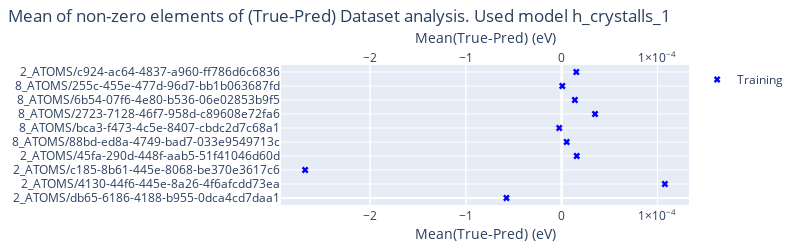

Here is the notebook cell this chart was saved with:
### Code cell
# The mean
labels_train = [path.parts[-2][14:] +"/"+ path.parts[-1] for path in train_paths][:10]
labels_val = [path.parts[-2][14:] +"/"+ path.parts[-1] for path in val_paths][:10]

# Mean of the absolute error
diff_train = [t - p for t, p in zip(train_true, train_pred)][:10]
diff_val = [t - p for t, p in zip(val_true, val_pred)][:10]
values_train = [np.mean(diff_train[i].data) for i in range(len(diff_train))]
values_val = [np.mean(diff_val[i].data) for i in range(len(diff_val))]

filepath= savedir / "alldataset_mean.html"
title = f"Mean of non-zero elements of (True-Pred) Dataset analysis. Used model {model_dir.parts[-1]}"
title_x="Mean(True-Pred) (eV)"
plot_alldataset_struct_vs_scalar(
    title, title_x,
    values_train, labels_train, len(values_train),
    values_val=None, labels_val=None, n_val_samples=None,
    filepath=None
)
None

### Figure 1 — Plotly figure (JSON) as saved in the notebook; plotly's stock layout.template omitted (floating-point values rounded to 4 significant figures)
{"data": [{"marker": {"color": "blue", "size": 6, "symbol": "x"}, "mode": "markers", "name": "Training", "showlegend": true, "type": "scatter", "x": [-5.758e-05, 0.0001078, -0.0002678, 1.578e-05, 5.274e-06, -2.488e-06, 3.488e-05, 1.379e-05, 6.998e-07, 1.533e-05], "y": [0, 1, 2, 3, 4, 5, 6, 7, 8, 9]}, {"marker": {"opacity": 0}, "mode": "markers", "showlegend": false, "type": "scatter", "visible": true, "x": [-0.0002678, 0.0001078], "xaxis": "x2", "y": [-1, -1]}], "layout": {"height": 250, "margin": {"b": 45, "l": 40, "r": 20, "t": 65}, "title": {"pad": {"t": 10}, "text": "Mean of non-zero elements of (True-Pred) Dataset analysis. Used model h_crystalls_1", "x": 0.01, "xanchor": "left", "y": 1, "yanchor": "top"}, "width": 800, "xaxis": {"exponentformat": "power", "showexponent": "last", "showline": true, "side": "bottom", "title": {"standoff": 0, "text": "Mean(True-Pred) (eV)"}}, "xaxis2": {"exponentformat": "power", "overlaying": "x", "showexponent": "last", "side": "top", "title": {"standoff": 0, "text": "Mean(True-Pred) (eV)"}}, "yaxis": {"autorange": false, "range": [-0.5, 9.5], "tickmode": "array", "ticktext": ["2_ATOMS/db65-6186-4188-b955-0dca4cd7daa1", "2_ATOMS/4130-44f6-445e-8a26-4f6afcdd73ea", "2_ATOMS/c185-8b61-445e-8068-be370e3617c6", "2_ATOMS/45fa-290d-448f-aab5-51f41046d60d", "8_ATOMS/88bd-ed8a-4749-bad7-033e9549713c", "8_ATOMS/bca3-f473-4c5e-8407-cbdc2d7c68a1", "8_ATOMS/2723-7128-46f7-958d-c89608e72fa6", "8_ATOMS/6b54-07f6-4e80-b536-06e02853b9f5", "8_ATOMS/255c-455e-477d-96d7-bb1b063687fd", "2_ATOMS/c924-ac64-4837-a960-ff786d6c6836"], "tickvals": [0, 1, 2, 3, 4, 5, 6, 7, 8, 9]}}}
